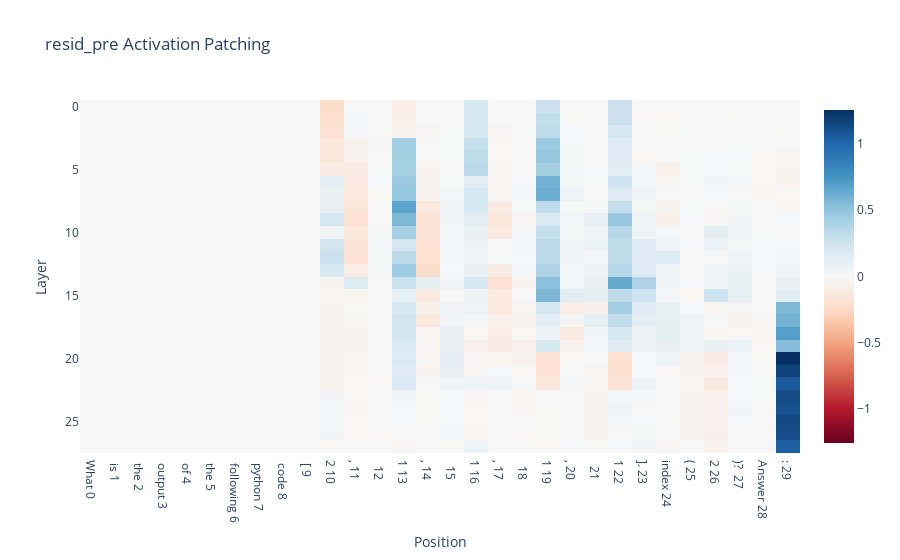

Notebook cell for this chart:
### Code cell
import transformer_lens.patching as patching
from neel_plotly import line, imshow, scatter

resid_pre_act_patch_results = patching.get_act_patch_resid_pre(model, corrupted_tokens, clean_cache, ioi_metric)
imshow(resid_pre_act_patch_results, 
       yaxis="Layer", 
       xaxis="Position", 
       x=[f"{tok} {i}" for i, tok in enumerate(model.to_str_tokens(clean_tokens[0]))],
       title="resid_pre Activation Patching")

### Figure 1 — Plotly figure (JSON) as saved in the notebook; plotly's stock layout.template omitted (floating-point values rounded to 4 significant figures; data arrays with more than 128 entries replaced by an {"elided": "..."} marker saying what was removed)
{"data": [{"coloraxis": "coloraxis", "hovertemplate": "x: %{x}<br>y: %{y}<br>color: %{z}<extra></extra>", "name": "0", "type": "heatmap", "x": ["What 0", " is 1", " the 2", " output 3", " of 4", " the 5", " following 6", " python 7", " code 8", " [ 9", "2 10", ", 11", "  12", "1 13", ", 14", "  15", "1 16", ", 17", "  18", "1 19", ", 20", "  21", "1 22", "]. 23", "index 24", "( 25", "2 26", ")?\n 27", "Answer 28", ": 29"], "xaxis": "x", "yaxis": "y", "z": {"elided": "28x30 float values"}}], "layout": {"coloraxis": {"cmid": 0, "colorscale": [[0, "rgb(103,0,31)"], [0.1, "rgb(178,24,43)"], [0.2, "rgb(214,96,77)"], [0.3, "rgb(244,165,130)"], [0.4, "rgb(253,219,199)"], [0.5, "rgb(247,247,247)"], [0.6, "rgb(209,229,240)"], [0.7, "rgb(146,197,222)"], [0.8, "rgb(67,147,195)"], [0.9, "rgb(33,102,172)"], [1, "rgb(5,48,97)"]]}, "title": {"text": "resid_pre Activation Patching"}, "xaxis": {"anchor": "y", "domain": [0, 1], "title": {"text": "Position"}}, "yaxis": {"anchor": "x", "autorange": "reversed", "domain": [0, 1], "title": {"text": "Layer"}}}}
